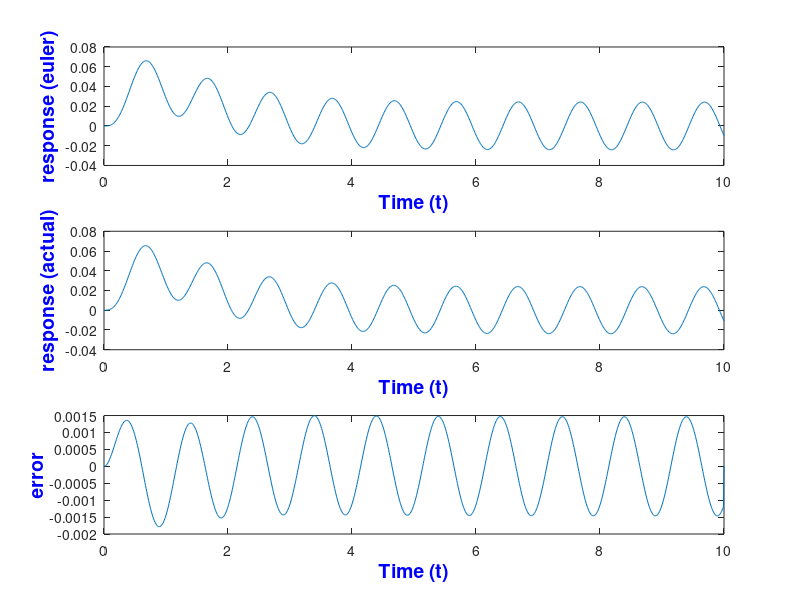

Reproduce this figure in MATLAB.

dt=0.01
t=0:dt:10;

u=ones(1,length(t));
y=zeros(1,length(t));
yy=zeros(1,length(t));
yyy=zeros(1,length(t));
diff=zeros(1,length(t));
for i=1:(length(t)-1)
        yyy(i) = sin(2*pi*t(i)) - 3*yy(i) - 2*y(i); % INPUT of sin 2pi 
        % yyy(i) = 1 - 3*yy(i) - 2*y(i); % INPUT of unit step 
        yy(i+1) = yyy(i)*dt + yy(i);
        y(i+1) = yy(i)*dt + y(i);
end

hold on
subplot(3,1,1);
plot(t,y);
xlabel('Time (t)', 'Fontsize',14,'FontWeight','bold', 'Color','b')
ylabel('response (euler)', 'FontSize', 14, 'FontWeight','bold', 'Color', 'b')

% y_a = 0.5 + 0.5 * exp(-2*t) - exp(-1*t)
y_a = (2*pi*exp(-1*t))/ ((4*pi*pi)+1) - (pi*exp(-2*t))/ ((2*pi*pi)+2) - (3*pi*cos(2*pi*t) - sin(2*pi*t) + 2 *pi*pi*sin(2*pi*t))/( (pi*pi +1)*(8*pi*pi+2));
subplot(3,1,2);
plot(t,y_a);


xlabel('Time (t)', 'Fontsize',14,'FontWeight','bold', 'Color','b')
ylabel('response (actual)', 'FontSize', 14, 'FontWeight','bold', 'Color', 'b')


for i=1:(length(t)-1)
        diff(i)=y_a(i) - y(i);
end
subplot(3,1,3);
plot(t, diff)
xlabel('Time (t)', 'Fontsize',14,'FontWeight','bold', 'Color','b')
ylabel('error', 'FontSize', 14, 'FontWeight','bold', 'Color', 'b')

